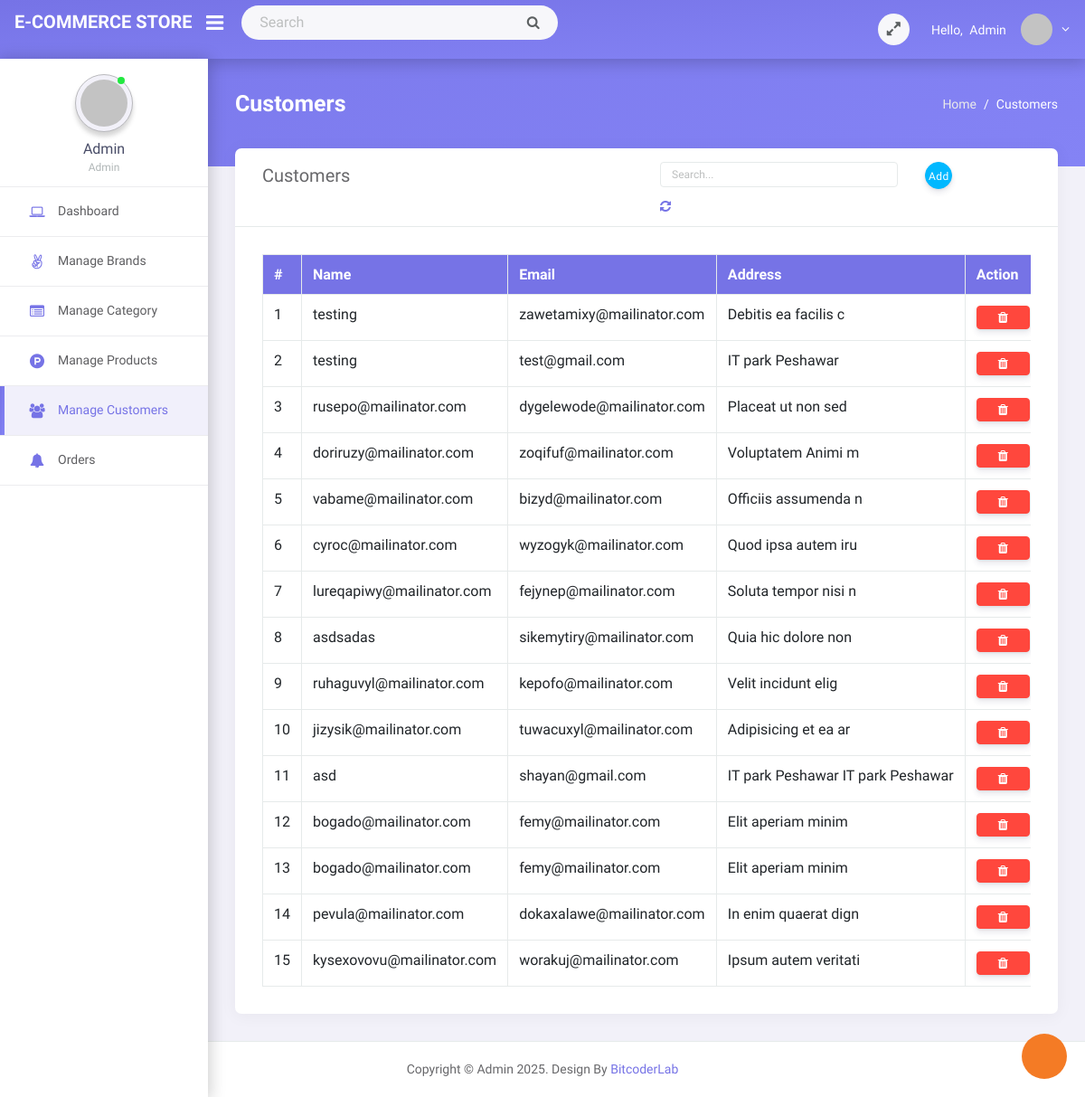
The page /admin/manage_customers.php (signed in) on the database its author committed.
### tables this page shows
CREATE TABLE `customers` (
  `id` int(11) NOT NULL,
  `name` varchar(255) NOT NULL,
  `email` varchar(255) NOT NULL,
  `address` varchar(255) NOT NULL,
  `shipping_address` varchar(255) NOT NULL,
  `created_at` timestamp NOT NULL DEFAULT current_timestamp() ON UPDATE current_timestamp()
);

### admin/manage_customers.php (the view, shortened to what this page needs)
<?php require './process/connection.php'; ?>
<?php
if (isset($_GET['search'])) {
    $search = $_GET['search'];
    $query = "SELECT * FROM customers WHERE name LIKE '%$search%'
                OR email LIKE '%$search%'
                OR address LIKE '%$search%'";
    $exe = mysqli_query($connect, $query);
    $customers = [];
    while ($fetch = mysqli_fetch_array($exe)) {
        $customers[] = $fetch;
    }
} else {
    $query = "SELECT * FROM customers
    ";
    $exe = mysqli_query($connect, $query);
    $customers = [];
    while ($fetch = mysqli_fetch_array($exe)) {
        $customers[] = $fetch;
    }
}
?>
<?php require './include/head.php'; ?>
<div class="main-wrapper">
    <?php require './include/nav.php'; ?>
    <?php require './include/aside.php'; ?>
    <div class="app-content">
        <section class="section">
            <div class="page-header pt-0">
                <h4 class="page-title">Customers</h4>
                <ol class="breadcrumb">
                    <li class="breadcrumb-item"><a href="#" class="text-light-color">Home</a></li>
                    <li class="breadcrumb-item active" aria-current="page">Customers</li>
                </ol>
            </div>
            <div class="row">
                <div class="col-lg-12">
                    <div class="card">
                        <div class="card-header">
                            <div class="row">
                                <div class="col-md-6">
                                    <h4>Customers</h4>
                                </div>
                                <div class="col-md-6">
                                    <div class="row">
                                        <div class="col-md-8">
                                            <form action="">
                                                <input type="search" name="search" class="form-control" placeholder="Search...">
                                            </form>
                                            <a href="manage_customers.php"><i class="fa fa-refresh"></i></a>
                                        </div>
                                        <div class="col-md-4">
                                            <button type="button" class="btn btn-info" data-toggle="modal" data-target="#addcustomer">Add</button>
                                        </div>
                                    </div>
                                </div>
                            </div>
                        </div>
                        <div class="card-body">
                            <div class="table-responsive">
                                <table class="table table-bordered mb-0 text-nowrap">
                                    <tr class="bg-primary">
                                        <th>#</th>
                                        <th>Name</th>
                                        <th>Email</th>
                                        <th>Address</th>
                                        <th>Action</th>
                                    </tr>
                                    <?php $index = 1;
                                    foreach ($customers as $customer) : ?>
                                        <tr>
                                            <td><?php echo $index; ?></td>
                                            <td><?php echo $customer['name']; ?></td>
                                            <td><?php echo $customer['email']; ?></td>
                                            <td><?php echo $customer['address']; ?></td>
                                            <td>
                                                <a href="./customers/delete.php?id=<?php echo $customer['id']; ?>">
                                                    <button class="btn btn-danger" onclick="return confirm('are you sure want to delete this record')">
                                                        <i class="fa fa-trash"></i>
                                                    </button>
                                                </a>
                                            </td>
                                        </tr>
                                    <?php $index++;
                                    endforeach; ?>
                                </table>
                            </div>
                        </div>
                    </div>
                </div>
            </div>
        </section>
    </div>
</div>
<?php require './include/footer.php'; ?>

### admin/assets/css/sidemenu.css (style rules this page uses)
.app-content { min-height: calc(100vh - 50px); margin-top: 50px; margin-bottom: 0 !important; -webkit-transition: margin-left 0.3s ease; -o-transition: margin-left 0.3s ease; transition: margin-left 0.3s ease; padding: 40px 30px 0 30px; overflow: hidden; }
@media (min-width: 768px) { .app-content { margin-left: 230px; } }

### rows shown on the page
customers: name "testing", email "zawetamixy@mailinator.com", address "Debitis ea facilis c"
customers: name "testing", email "test@gmail.com", address "IT park Peshawar"
customers: name "rusepo@mailinator.com", email "dygelewode@mailinator.com", address "Placeat ut non sed"
customers: name "doriruzy@mailinator.com", email "zoqifuf@mailinator.com", address "Voluptatem Animi m"
customers: name "vabame@mailinator.com", email "bizyd@mailinator.com", address "Officiis assumenda n"
customers: name "cyroc@mailinator.com", email "wyzogyk@mailinator.com", address "Quod ipsa autem iru"
customers: name "lureqapiwy@mailinator.com", email "fejynep@mailinator.com", address "Soluta tempor nisi n"
customers: name "asdsadas", email "sikemytiry@mailinator.com", address "Quia hic dolore non"
customers: name "ruhaguvyl@mailinator.com", email "kepofo@mailinator.com", address "Velit incidunt elig"
customers: name "jizysik@mailinator.com", email "tuwacuxyl@mailinator.com", address "Adipisicing et ea ar"
customers: name "asd", email "shayan@gmail.com", address "IT park Peshawar IT park Peshawar"
customers: name "bogado@mailinator.com", email "femy@mailinator.com", address "Elit aperiam minim"
customers: name "bogado@mailinator.com", email "femy@mailinator.com", address "Elit aperiam minim"
customers: name "pevula@mailinator.com", email "dokaxalawe@mailinator.com", address "In enim quaerat dign"
customers: name "kysexovovu@mailinator.com", email "worakuj@mailinator.com", address "Ipsum autem veritati"

### other values the page prints
$_SESSION['ADMINNAME'] "Admin"
